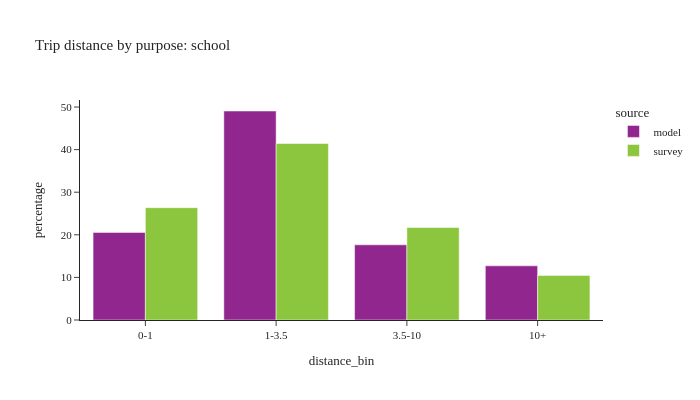

Notebook code for this chart:
### Code cell
plot_bins(trip, trip['dpurp'] == 2, 'school')

### Figure 1 — Plotly figure (JSON) as saved in the notebook; plotly's stock layout.template omitted (floating-point values rounded to 4 significant figures)
{"data": [{"alignmentgroup": "True", "customdata": [[137273], [327568], [117836], [84924]], "hovertemplate": "source=model<br>distance_bin=%{x}<br>percentage=%{y}<br>sample count=%{customdata[0]}<extra></extra>", "legendgroup": "model", "marker": {"color": "#91268F", "pattern": {"shape": ""}}, "name": "model", "offsetgroup": "model", "orientation": "v", "showlegend": true, "textposition": "auto", "type": "bar", "x": ["0-1", "1-3.5", "3.5-10", "10+"], "xaxis": "x", "y": [20.56, 49.07, 17.65, 12.72], "yaxis": "y"}, {"alignmentgroup": "True", "customdata": [[203], [307], [144], [62]], "hovertemplate": "source=survey<br>distance_bin=%{x}<br>percentage=%{y}<br>sample count=%{customdata[0]}<extra></extra>", "legendgroup": "survey", "marker": {"color": "#8CC63E", "pattern": {"shape": ""}}, "name": "survey", "offsetgroup": "survey", "orientation": "v", "showlegend": true, "textposition": "auto", "type": "bar", "x": ["0-1", "1-3.5", "3.5-10", "10+"], "xaxis": "x", "y": [26.37, 41.44, 21.72, 10.48], "yaxis": "y"}], "layout": {"barmode": "group", "font": {"size": 11}, "height": 400, "legend": {"title": {"text": "source"}, "tracegroupgap": 0}, "title": {"text": "Trip distance by purpose: school"}, "width": 700, "xaxis": {"anchor": "y", "domain": [0.0, 1.0], "title": {"text": "distance_bin"}}, "yaxis": {"anchor": "x", "domain": [0.0, 1.0], "title": {"text": "percentage"}}}}
